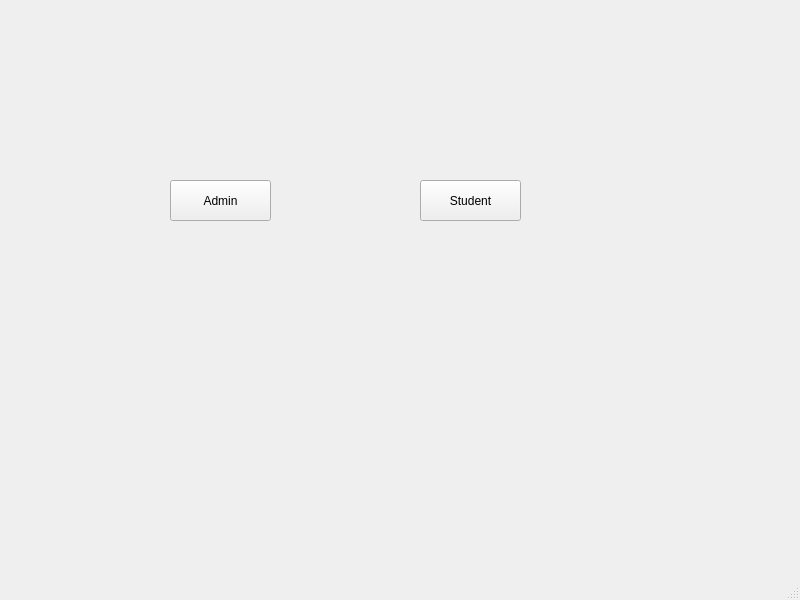
<?xml version="1.0" encoding="UTF-8"?>
<ui version="4.0">
 <class>MainWindow</class>
 <widget class="QMainWindow" name="MainWindow">
  <property name="geometry">
   <rect>
    <x>0</x>
    <y>0</y>
    <width>800</width>
    <height>600</height>
   </rect>
  </property>
  <property name="windowTitle">
   <string>MainWindow</string>
  </property>
  <widget class="QWidget" name="centralwidget">
   <widget class="QPushButton" name="Admin_Button">
    <property name="geometry">
     <rect>
      <x>170</x>
      <y>180</y>
      <width>101</width>
      <height>41</height>
     </rect>
    </property>
    <property name="text">
     <string>Admin</string>
    </property>
   </widget>
   <widget class="QPushButton" name="Student_button">
    <property name="geometry">
     <rect>
      <x>420</x>
      <y>180</y>
      <width>101</width>
      <height>41</height>
     </rect>
    </property>
    <property name="text">
     <string>Student</string>
    </property>
   </widget>
  </widget>
  <widget class="QMenuBar" name="menubar">
   <property name="geometry">
    <rect>
     <x>0</x>
     <y>0</y>
     <width>800</width>
     <height>21</height>
    </rect>
   </property>
  </widget>
  <widget class="QStatusBar" name="statusbar"/>
 </widget>
 <resources/>
 <connections/>
</ui>
